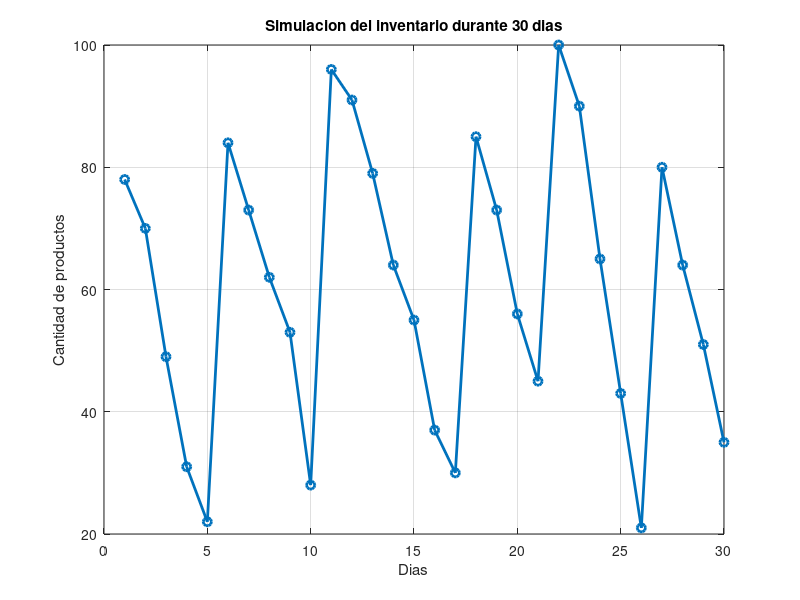

Write the MATLAB code that produced this figure. (Note: this script raises an error after producing the figure.)
clc;
clear;
close all;

disp('==========================================');
disp('       SIMULACION DE INVENTARIO');
disp('==========================================');

% Datos iniciales
inventario = 100;
dias = 30;
minimo = 20;
pedido = 80;

% Arreglos para guardar resultados
existencias = zeros(1, dias);
ventas = zeros(1, dias);

% Simulación
for dia = 1:dias

    % Generar ventas aleatorias
    venta = randi([5 25]);

    % Evitar que el inventario sea negativo
    if venta > inventario
        venta = inventario;
    end

    inventario = inventario - venta;

    % Reabastecimiento
    if inventario <= minimo
        inventario = inventario + pedido;
        fprintf('Dia %d: Se realizo un nuevo pedido.\n', dia);
    end

    % Guardar datos
    ventas(dia) = venta;
    existencias(dia) = inventario;
end

% Mostrar resultados
fprintf('\n========== RESULTADOS ==========\n');

for dia = 1:dias
    fprintf('Dia %2d | Ventas: %2d | Existencias: %3d\n', ...
        dia, ventas(dia), existencias(dia));
end

% Grafica
figure;

plot(1:dias, existencias, '-o', 'LineWidth', 2);

grid on;

title('Simulacion del inventario durante 30 dias');
xlabel('Dias');
ylabel('Cantidad de productos');

hold on;

yline(minimo, '--', 'Nivel minimo');

legend('Existencias', 'Nivel minimo');

hold off;
